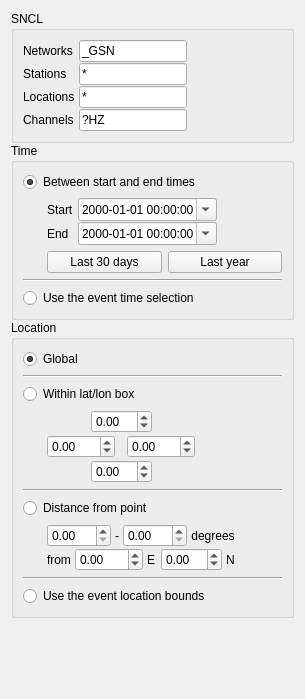
<?xml version="1.0" encoding="UTF-8"?>
<ui version="4.0">
 <class>StationOptionsWidget</class>
 <widget class="QWidget" name="StationOptionsWidget">
  <property name="geometry">
   <rect>
    <x>0</x>
    <y>0</y>
    <width>305</width>
    <height>699</height>
   </rect>
  </property>
  <property name="sizePolicy">
   <sizepolicy hsizetype="Minimum" vsizetype="Preferred">
    <horstretch>0</horstretch>
    <verstretch>0</verstretch>
   </sizepolicy>
  </property>
  <layout class="QVBoxLayout" name="verticalLayout">
   <property name="spacing">
    <number>0</number>
   </property>
   <property name="sizeConstraint">
    <enum>QLayout::SetDefaultConstraint</enum>
   </property>
   <item>
    <widget class="QGroupBox" name="SNCLGroupBox">
     <property name="title">
      <string>SNCL</string>
     </property>
     <property name="alignment">
      <set>Qt::AlignLeading|Qt::AlignLeft|Qt::AlignTop</set>
     </property>
     <layout class="QVBoxLayout" name="verticalLayout_5">
      <item>
       <layout class="QFormLayout" name="formLayout">
        <property name="fieldGrowthPolicy">
         <enum>QFormLayout::FieldsStayAtSizeHint</enum>
        </property>
        <property name="formAlignment">
         <set>Qt::AlignLeading|Qt::AlignLeft|Qt::AlignTop</set>
        </property>
        <property name="horizontalSpacing">
         <number>4</number>
        </property>
        <property name="verticalSpacing">
         <number>1</number>
        </property>
        <item row="0" column="0">
         <widget class="QLabel" name="networkLabel">
          <property name="text">
           <string>Networks</string>
          </property>
         </widget>
        </item>
        <item row="0" column="1">
         <widget class="QLineEdit" name="networkLineEdit">
          <property name="text">
           <string>_GSN</string>
          </property>
         </widget>
        </item>
        <item row="1" column="1">
         <widget class="QLineEdit" name="stationLineEdit">
          <property name="text">
           <string>*</string>
          </property>
         </widget>
        </item>
        <item row="2" column="0">
         <widget class="QLabel" name="locationLabel">
          <property name="text">
           <string>Locations</string>
          </property>
         </widget>
        </item>
        <item row="2" column="1">
         <widget class="QLineEdit" name="locationLineEdit">
          <property name="text">
           <string>*</string>
          </property>
         </widget>
        </item>
        <item row="3" column="0">
         <widget class="QLabel" name="channelLabel">
          <property name="text">
           <string>Channels</string>
          </property>
         </widget>
        </item>
        <item row="3" column="1">
         <widget class="QLineEdit" name="channelLineEdit">
          <property name="text">
           <string>?HZ</string>
          </property>
         </widget>
        </item>
        <item row="1" column="0">
         <widget class="QLabel" name="stationLabel">
          <property name="text">
           <string>Stations</string>
          </property>
         </widget>
        </item>
       </layout>
      </item>
     </layout>
    </widget>
   </item>
   <item>
    <widget class="QGroupBox" name="timeGroupBox">
     <property name="title">
      <string>Time</string>
     </property>
     <layout class="QVBoxLayout" name="verticalLayout_2">
      <item>
       <widget class="QRadioButton" name="timeBetweenRadioButton">
        <property name="enabled">
         <bool>true</bool>
        </property>
        <property name="text">
         <string>Between start and end times</string>
        </property>
        <property name="checked">
         <bool>true</bool>
        </property>
       </widget>
      </item>
      <item>
       <layout class="QFormLayout" name="formLayout_2">
        <property name="fieldGrowthPolicy">
         <enum>QFormLayout::FieldsStayAtSizeHint</enum>
        </property>
        <property name="formAlignment">
         <set>Qt::AlignLeading|Qt::AlignLeft|Qt::AlignTop</set>
        </property>
        <property name="horizontalSpacing">
         <number>4</number>
        </property>
        <property name="verticalSpacing">
         <number>1</number>
        </property>
        <property name="leftMargin">
         <number>24</number>
        </property>
        <item row="0" column="0">
         <widget class="QLabel" name="starttimeLabel">
          <property name="text">
           <string>Start</string>
          </property>
         </widget>
        </item>
        <item row="0" column="1">
         <widget class="QDateTimeEdit" name="starttimeDateTimeEdit">
          <property name="sizePolicy">
           <sizepolicy hsizetype="Preferred" vsizetype="Fixed">
            <horstretch>0</horstretch>
            <verstretch>0</verstretch>
           </sizepolicy>
          </property>
          <property name="alignment">
           <set>Qt::AlignLeading|Qt::AlignLeft|Qt::AlignVCenter</set>
          </property>
          <property name="displayFormat">
           <string>yyyy-MM-dd hh:mm:ss</string>
          </property>
          <property name="calendarPopup">
           <bool>true</bool>
          </property>
          <property name="timeSpec">
           <enum>Qt::UTC</enum>
          </property>
         </widget>
        </item>
        <item row="1" column="0">
         <widget class="QLabel" name="endtimeLabel">
          <property name="text">
           <string>End</string>
          </property>
         </widget>
        </item>
        <item row="1" column="1">
         <widget class="QDateTimeEdit" name="endtimeDateTimeEdit">
          <property name="sizePolicy">
           <sizepolicy hsizetype="Preferred" vsizetype="Fixed">
            <horstretch>0</horstretch>
            <verstretch>0</verstretch>
           </sizepolicy>
          </property>
          <property name="showGroupSeparator" stdset="0">
           <bool>false</bool>
          </property>
          <property name="displayFormat">
           <string>yyyy-MM-dd hh:mm:ss</string>
          </property>
          <property name="calendarPopup">
           <bool>true</bool>
          </property>
          <property name="timeSpec">
           <enum>Qt::UTC</enum>
          </property>
         </widget>
        </item>
       </layout>
      </item>
      <item>
       <layout class="QHBoxLayout" name="horizontalLayout_7">
        <property name="leftMargin">
         <number>24</number>
        </property>
        <item>
         <widget class="QPushButton" name="time30DaysPushButton">
          <property name="text">
           <string>Last 30 days</string>
          </property>
         </widget>
        </item>
        <item>
         <widget class="QPushButton" name="time1YearPushButton">
          <property name="text">
           <string>Last year</string>
          </property>
         </widget>
        </item>
       </layout>
      </item>
      <item>
       <widget class="Line" name="line_3">
        <property name="orientation">
         <enum>Qt::Horizontal</enum>
        </property>
       </widget>
      </item>
      <item>
       <widget class="QRadioButton" name="timeFromEventsRadioButton">
        <property name="text">
         <string>Use the event time selection</string>
        </property>
       </widget>
      </item>
     </layout>
    </widget>
   </item>
   <item>
    <widget class="QGroupBox" name="locationGroupBox">
     <property name="title">
      <string>Location</string>
     </property>
     <layout class="QVBoxLayout" name="verticalLayout_4">
      <item>
       <widget class="QRadioButton" name="locationGlobalRadioButton">
        <property name="text">
         <string>Global</string>
        </property>
        <property name="checked">
         <bool>true</bool>
        </property>
       </widget>
      </item>
      <item>
       <widget class="Line" name="line_4">
        <property name="orientation">
         <enum>Qt::Horizontal</enum>
        </property>
       </widget>
      </item>
      <item>
       <widget class="QRadioButton" name="locationRangeRadioButton">
        <property name="text">
         <string>Within lat/lon box</string>
        </property>
        <property name="checked">
         <bool>false</bool>
        </property>
       </widget>
      </item>
      <item>
       <layout class="QHBoxLayout" name="horizontalLayout_2" stretch="0,1">
        <property name="spacing">
         <number>0</number>
        </property>
        <property name="leftMargin">
         <number>24</number>
        </property>
        <item>
         <layout class="QVBoxLayout" name="verticalLayout_7">
          <property name="spacing">
           <number>2</number>
          </property>
          <item>
           <layout class="QHBoxLayout" name="horizontalLayout_4">
            <item>
             <spacer name="horizontalSpacer_12">
              <property name="orientation">
               <enum>Qt::Horizontal</enum>
              </property>
              <property name="sizeHint" stdset="0">
               <size>
                <width>1</width>
                <height>0</height>
               </size>
              </property>
             </spacer>
            </item>
            <item>
             <widget class="QDoubleSpinBox" name="locationRangeNorthDoubleSpinBox">
              <property name="minimum">
               <double>-90.000000000000000</double>
              </property>
              <property name="maximum">
               <double>90.000000000000000</double>
              </property>
             </widget>
            </item>
            <item>
             <spacer name="horizontalSpacer_5">
              <property name="orientation">
               <enum>Qt::Horizontal</enum>
              </property>
              <property name="sizeType">
               <enum>QSizePolicy::Expanding</enum>
              </property>
              <property name="sizeHint" stdset="0">
               <size>
                <width>1</width>
                <height>0</height>
               </size>
              </property>
             </spacer>
            </item>
           </layout>
          </item>
          <item>
           <layout class="QHBoxLayout" name="horizontalLayout">
            <property name="spacing">
             <number>12</number>
            </property>
            <item>
             <widget class="QDoubleSpinBox" name="locationRangeWestDoubleSpinBox">
              <property name="minimum">
               <double>-180.000000000000000</double>
              </property>
              <property name="maximum">
               <double>180.000000000000000</double>
              </property>
             </widget>
            </item>
            <item>
             <widget class="QDoubleSpinBox" name="locationRangeEastDoubleSpinBox">
              <property name="minimum">
               <double>-180.000000000000000</double>
              </property>
              <property name="maximum">
               <double>180.000000000000000</double>
              </property>
             </widget>
            </item>
           </layout>
          </item>
          <item>
           <layout class="QHBoxLayout" name="horizontalLayout_5">
            <item>
             <spacer name="horizontalSpacer_7">
              <property name="orientation">
               <enum>Qt::Horizontal</enum>
              </property>
              <property name="sizeHint" stdset="0">
               <size>
                <width>1</width>
                <height>0</height>
               </size>
              </property>
             </spacer>
            </item>
            <item>
             <widget class="QDoubleSpinBox" name="locationRangeSouthDoubleSpinBox">
              <property name="minimum">
               <double>-90.000000000000000</double>
              </property>
              <property name="maximum">
               <double>90.000000000000000</double>
              </property>
             </widget>
            </item>
            <item>
             <spacer name="horizontalSpacer_8">
              <property name="orientation">
               <enum>Qt::Horizontal</enum>
              </property>
              <property name="sizeHint" stdset="0">
               <size>
                <width>1</width>
                <height>0</height>
               </size>
              </property>
             </spacer>
            </item>
           </layout>
          </item>
         </layout>
        </item>
        <item>
         <spacer name="horizontalSpacer">
          <property name="orientation">
           <enum>Qt::Horizontal</enum>
          </property>
          <property name="sizeHint" stdset="0">
           <size>
            <width>0</width>
            <height>0</height>
           </size>
          </property>
         </spacer>
        </item>
       </layout>
      </item>
      <item>
       <widget class="Line" name="line_2">
        <property name="orientation">
         <enum>Qt::Horizontal</enum>
        </property>
       </widget>
      </item>
      <item>
       <widget class="QRadioButton" name="locationDistanceFromPointRadioButton">
        <property name="enabled">
         <bool>true</bool>
        </property>
        <property name="text">
         <string>Distance from point</string>
        </property>
       </widget>
      </item>
      <item>
       <layout class="QHBoxLayout" name="horizontalLayout_6" stretch="0,1">
        <property name="spacing">
         <number>0</number>
        </property>
        <property name="leftMargin">
         <number>24</number>
        </property>
        <item>
         <layout class="QVBoxLayout" name="verticalLayout_3">
          <property name="spacing">
           <number>1</number>
          </property>
          <property name="sizeConstraint">
           <enum>QLayout::SetDefaultConstraint</enum>
          </property>
          <item>
           <layout class="QHBoxLayout" name="horizontalLayout_14">
            <property name="spacing">
             <number>4</number>
            </property>
            <property name="sizeConstraint">
             <enum>QLayout::SetDefaultConstraint</enum>
            </property>
            <item>
             <widget class="QDoubleSpinBox" name="distanceFromPointMinRadiusDoubleSpinBox">
              <property name="minimum">
               <double>0.000000000000000</double>
              </property>
              <property name="maximum">
               <double>180.000000000000000</double>
              </property>
             </widget>
            </item>
            <item>
             <widget class="QLabel" name="label_2">
              <property name="text">
               <string>-</string>
              </property>
             </widget>
            </item>
            <item>
             <widget class="QDoubleSpinBox" name="distanceFromPointMaxRadiusDoubleSpinBox">
              <property name="minimum">
               <double>0.000000000000000</double>
              </property>
              <property name="maximum">
               <double>180.000000000000000</double>
              </property>
             </widget>
            </item>
            <item>
             <widget class="QLabel" name="label_8">
              <property name="enabled">
               <bool>true</bool>
              </property>
              <property name="text">
               <string>degrees</string>
              </property>
              <property name="alignment">
               <set>Qt::AlignCenter</set>
              </property>
             </widget>
            </item>
           </layout>
          </item>
          <item>
           <layout class="QHBoxLayout" name="horizontalLayout_15">
            <property name="spacing">
             <number>4</number>
            </property>
            <item>
             <widget class="QLabel" name="label_6">
              <property name="text">
               <string>from</string>
              </property>
             </widget>
            </item>
            <item>
             <widget class="QDoubleSpinBox" name="distanceFromPointEastDoubleSpinBox">
              <property name="minimum">
               <double>-180.000000000000000</double>
              </property>
              <property name="maximum">
               <double>180.000000000000000</double>
              </property>
             </widget>
            </item>
            <item>
             <widget class="QLabel" name="label_14">
              <property name="enabled">
               <bool>true</bool>
              </property>
              <property name="text">
               <string>E</string>
              </property>
             </widget>
            </item>
            <item>
             <widget class="QDoubleSpinBox" name="distanceFromPointNorthDoubleSpinBox">
              <property name="minimum">
               <double>-90.000000000000000</double>
              </property>
              <property name="maximum">
               <double>90.000000000000000</double>
              </property>
             </widget>
            </item>
            <item>
             <widget class="QLabel" name="label_7">
              <property name="text">
               <string>N</string>
              </property>
             </widget>
            </item>
           </layout>
          </item>
         </layout>
        </item>
        <item>
         <spacer name="horizontalSpacer_11">
          <property name="orientation">
           <enum>Qt::Horizontal</enum>
          </property>
          <property name="sizeType">
           <enum>QSizePolicy::Expanding</enum>
          </property>
          <property name="sizeHint" stdset="0">
           <size>
            <width>0</width>
            <height>0</height>
           </size>
          </property>
         </spacer>
        </item>
       </layout>
      </item>
      <item>
       <widget class="Line" name="line">
        <property name="orientation">
         <enum>Qt::Horizontal</enum>
        </property>
       </widget>
      </item>
      <item>
       <widget class="QRadioButton" name="locationFromEventsRadioButton">
        <property name="enabled">
         <bool>true</bool>
        </property>
        <property name="text">
         <string>Use the event location bounds</string>
        </property>
       </widget>
      </item>
     </layout>
    </widget>
   </item>
   <item>
    <spacer name="verticalSpacer">
     <property name="orientation">
      <enum>Qt::Vertical</enum>
     </property>
     <property name="sizeHint" stdset="0">
      <size>
       <width>20</width>
       <height>40</height>
      </size>
     </property>
    </spacer>
   </item>
  </layout>
 </widget>
 <tabstops>
  <tabstop>networkLineEdit</tabstop>
  <tabstop>stationLineEdit</tabstop>
  <tabstop>locationLineEdit</tabstop>
  <tabstop>channelLineEdit</tabstop>
  <tabstop>timeBetweenRadioButton</tabstop>
  <tabstop>starttimeDateTimeEdit</tabstop>
  <tabstop>endtimeDateTimeEdit</tabstop>
  <tabstop>timeFromEventsRadioButton</tabstop>
  <tabstop>locationRangeRadioButton</tabstop>
  <tabstop>locationDistanceFromPointRadioButton</tabstop>
  <tabstop>locationFromEventsRadioButton</tabstop>
 </tabstops>
 <resources/>
 <connections/>
</ui>
